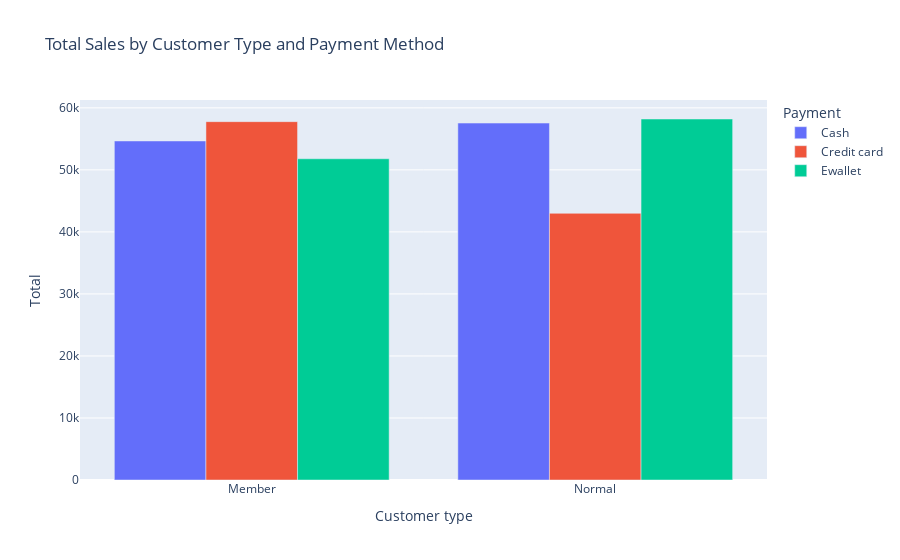

The cell this chart's notebook holds for it:
### Code cell
fig = px.bar(customer_payment,x='Customer type', y='Total',color='Payment',title='Total Sales by Customer Type and Payment Method',barmode='group')
fig.show()

### Figure 1 — Plotly figure (JSON) as saved in the notebook; plotly's stock layout.template omitted (floating-point values rounded to 4 significant figures)
{"data": [{"alignmentgroup": "True", "hovertemplate": "Payment=Cash<br>Customer type=%{x}<br>Total=%{y}<extra></extra>", "legendgroup": "Cash", "marker": {"color": "#636efa", "pattern": {"shape": ""}}, "name": "Cash", "offsetgroup": "Cash", "orientation": "v", "showlegend": true, "textposition": "auto", "type": "bar", "x": ["Member", "Normal"], "xaxis": "x", "y": [54660.0, 57550.0], "yaxis": "y"}, {"alignmentgroup": "True", "hovertemplate": "Payment=Credit card<br>Customer type=%{x}<br>Total=%{y}<extra></extra>", "legendgroup": "Credit card", "marker": {"color": "#EF553B", "pattern": {"shape": ""}}, "name": "Credit card", "offsetgroup": "Credit card", "orientation": "v", "showlegend": true, "textposition": "auto", "type": "bar", "x": ["Member", "Normal"], "xaxis": "x", "y": [57770.0, 43000.0], "yaxis": "y"}, {"alignmentgroup": "True", "hovertemplate": "Payment=Ewallet<br>Customer type=%{x}<br>Total=%{y}<extra></extra>", "legendgroup": "Ewallet", "marker": {"color": "#00cc96", "pattern": {"shape": ""}}, "name": "Ewallet", "offsetgroup": "Ewallet", "orientation": "v", "showlegend": true, "textposition": "auto", "type": "bar", "x": ["Member", "Normal"], "xaxis": "x", "y": [51790.0, 58200.0], "yaxis": "y"}], "layout": {"barmode": "group", "legend": {"title": {"text": "Payment"}, "tracegroupgap": 0}, "title": {"text": "Total Sales by Customer Type and Payment Method"}, "xaxis": {"anchor": "y", "domain": [0, 1], "title": {"text": "Customer type"}}, "yaxis": {"anchor": "x", "domain": [0, 1], "title": {"text": "Total"}}}}
